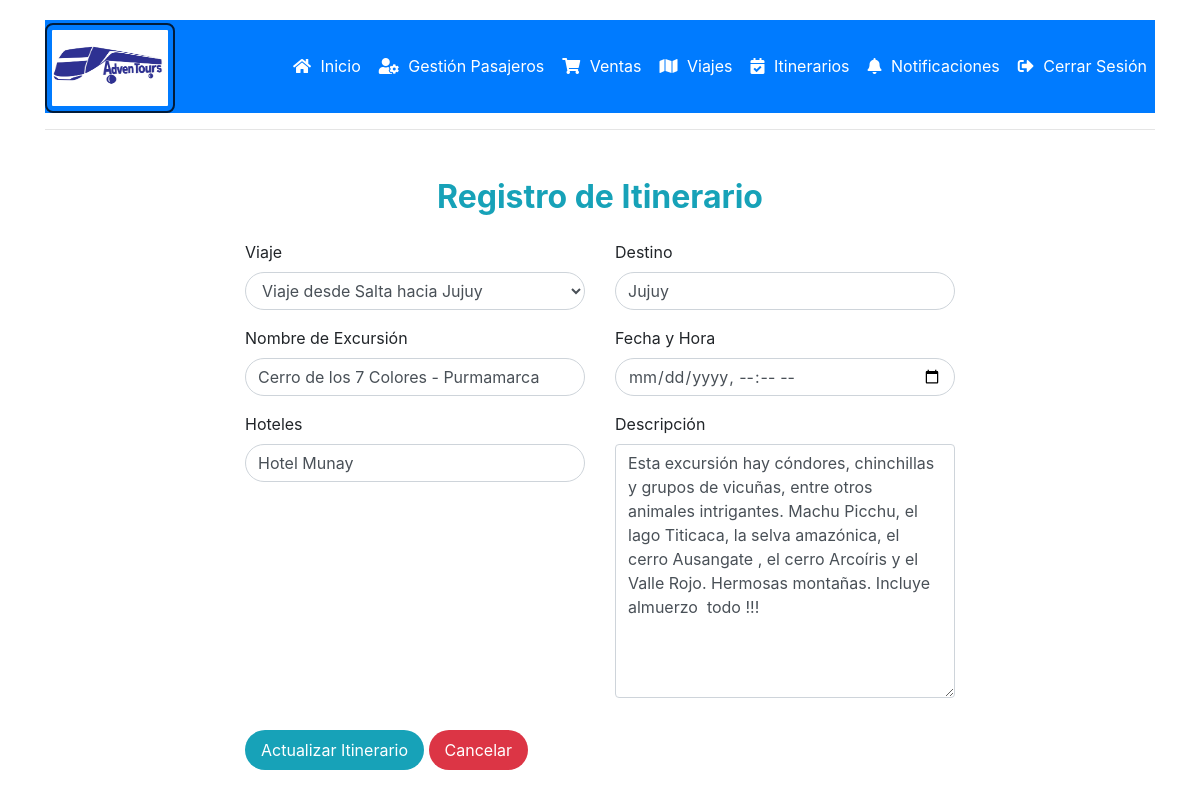
Page /edit_itinerary/1 (signed in) on the committed database.
### travel/models.py (models this page shows, shortened)
class Itinerary(models.Model):
    trip = models.ForeignKey(Trip, on_delete=models.CASCADE)
    itinerary_code = models.UUIDField(default=uuid.uuid4, editable=False, unique=True)
    description = models.TextField(blank=False, null=False)
    destination = models.CharField(max_length=100)
    excursion_names = models.TextField()
    dates_and_times = models.DateTimeField()
    hotels = models.TextField()

### travel/views.py (the view)
# urls.py: path('edit_itinerary/<int:pk>', views.edit_itinerary, name='edit_itinerary'),
@login_required
def edit_itinerary(request, pk):
    itinerary = get_object_or_404(Itinerary, pk=pk)
    if request.method == 'POST':
        form = ItineraryForm(request.POST, instance=itinerary)
        if form.is_valid():
            form.save()
            messages.success(request, 'Información del itinerario actualizada exitosamente.')
            return redirect('list_itineraries')
        else:
            messages.error(request, 'Corrija los errores en el formulario.')
    else:
        form = ItineraryForm(instance=itinerary)
    return render(request, 'travel/edit_itinerary.html', {'form': form, 'itinerary': itinerary})

### travel/forms.py
class ItineraryForm(forms.ModelForm):
    class Meta:
        model = Itinerary
        fields = ['trip', 'destination', 'excursion_names', 'dates_and_times', 'hotels', 'description']
        widgets = {
            'trip': forms.Select(attrs={'class': 'form-control rounded-pill'}),
            'description': forms.Textarea(attrs={'class': 'form-control', 'placeholder': 'Descripción'}),
            'destination': forms.TextInput(attrs={'class': 'form-control rounded-pill', 'placeholder': 'Destino'}),
            'excursion_names': forms.TextInput(attrs={'class': 'form-control rounded-pill', 'placeholder': 'Nombre excursión'}),
            'dates_and_times': forms.DateTimeInput(attrs={'class': 'form-control rounded-pill', 'type': 'datetime-local'}),
            'hotels': forms.TextInput(attrs={'class': 'form-control rounded-pill', 'placeholder': 'Hotel'}),
        }
        labels = {
            'trip': 'Viaje',
            'description': 'Descripción',
            'destination': 'Destino',
            'excursion_names': 'Nombre de Excursión',
            'dates_and_times': 'Fecha y Hora',
            'hotels': 'Hoteles',
        }

### travel/models.py (called while the page is built)
    def __str__(self):
        return f"Viaje desde {self.origin} hacia {self.destination}"

### travel/templates/travel/edit_itinerary.html (shortened to what this page needs)
{% extends "travel/layout.html" %}
{% block body %}
<div class="container mt-5">
    <div class="row justify-content-center">
        <div class="col-md-8">
            <h2 class="mb-4 text-center font-weight-bold text-info">Registro de Itinerario</h2>
            <form method="post" class="needs-validation" novalidate>
                <div class="row mb-3">
                    {% for field in form %}
                    <div class="col-md-6 mb-3">
                        <label for="{{ field.id_for_label }}">{{ field.label|capfirst }}</label>
                        {{ field }}
                    </div>
                    {% endfor %}
                </div>
                <button type="submit" class="btn btn-info rounded-pill">Actualizar Itinerario</button>
                <a href="{% url 'list_itineraries' %}" class="btn btn-danger rounded-pill">Cancelar</a>
            </form>
            <br>
        </div>
    </div>
</div>
{% endblock %}

### travel/static/styles.css (style rules this page uses)
.btn { padding: 8px 16px; border: none; cursor: pointer; border-radius: 4px; transition: background-color 0.3s ease; }
.btn-danger { background-color: #dc3545; color: #fff; }

### travel/templates/travel/layout.html (style rules this page uses)
body { background-color: #fff; padding: 20px; }

### rows in the picture
Itinerary: form "Viaje desde Salta hacia Jujuy" "Jujuy" "Cerro de los 7 Colores - Purmamarca" "Hotel Munay" "Esta excursión hay cóndores, chinchillas y grupos de vicuñas, entre otros animales intrigantes. Machu Picchu, el lago Titicaca, la selva amazónica, el cerro Ausangate , el cerro Arcoíris y el Valle Rojo. Hermosas montañas. Incluye almuerzo todo !!!"

### other values in the picture
{{ field.label|capfirst }} "Viaje" "Destino" "Nombre de Excursión" "Fecha y Hora" "Hoteles" "Descripción"
